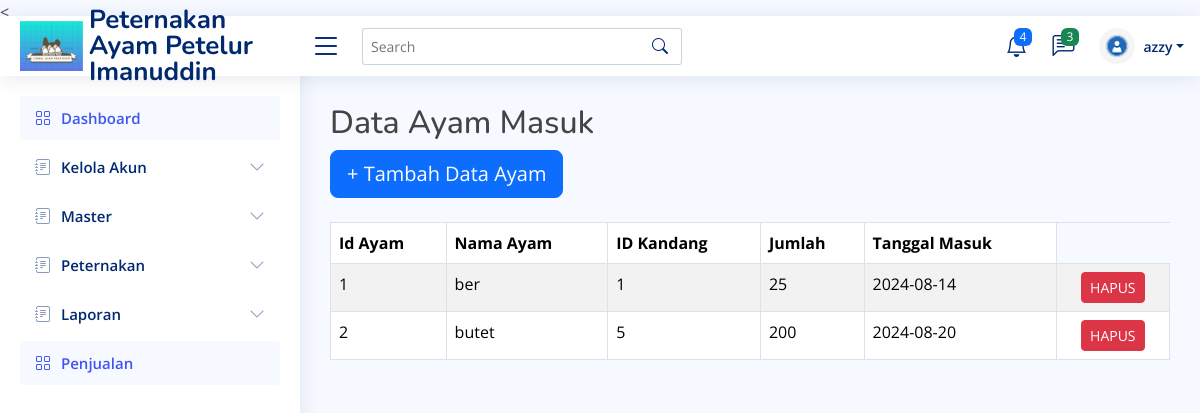
Page /ayam-masuk.php (signed in) on the committed database.
### tables this page shows
CREATE TABLE `ayam_masuk` (
  `nama_ayam` varchar(30) NOT NULL,
  `jumlah_ayam_masuk` int NOT NULL,
  `tanggalmasuk` date NOT NULL,
  `id_ayam_masuk` int NOT NULL,
  `id_kandang` int NOT NULL
);

### ayam-masuk.php (the view, shortened to what this page needs)
<!DOCTYPE html>
<html lang="en">
<head>
  <link href="assets/vendor/bootstrap/css/bootstrap.min.css" rel="stylesheet">
  <link href="assets/vendor/bootstrap-icons/bootstrap-icons.css" rel="stylesheet">
  <link href="assets/vendor/boxicons/css/boxicons.min.css" rel="stylesheet">
  <link href="assets/vendor/quill/quill.snow.css" rel="stylesheet">
  <link href="assets/vendor/quill/quill.bubble.css" rel="stylesheet">
  <link href="assets/vendor/remixicon/remixicon.css" rel="stylesheet">
  <link href="assets/vendor/simple-datatables/style.css" rel="stylesheet">
  <link href="assets/css/style.css" rel="stylesheet">
</head>
<body>
  <<?php
 include ('header.php');
 include ('sidebar.php');
 ?>
    <main id="main" class="main">
    <div class="pagetitle">
        <h2>Data Ayam Masuk</h2>
        <button type="button" class="btn btn-primary btn-lg" onclick="window.location.href='tambah-ayam.php'">+ Tambah Data Ayam </button>
        <br>
        <br>
        <table class="table table-striped table-bordered">
            <thead>
                <tr>
                    <th>Id Ayam</th>
                    <th>Nama Ayam</th>
                    <th>ID Kandang</th>
                    <th>Jumlah</th>
                    <th>Tanggal Masuk</th>
                  </tr>
                </thead>
                <tbody>
                  <?php
                      include('koneksi.php');
                      $query = mysqli_query($conn,"SELECT * FROM ayam_masuk");
                      while($row = mysqli_fetch_array($query)){
                  ?>
                  <tr>
                      <td><?php echo $row['id_ayam_masuk'] ?></td>
                      <td><?php echo $row['nama_ayam'] ?></td>
                      <td><?php echo $row['id_kandang'] ?></td>
                      <td><?php echo $row['jumlah_ayam_masuk'] ?></td>
                      <td><?php echo $row['tanggalmasuk'] ?></td>
                      <td class="text-center">
                        <a href="hapus-ayam.php?id_ayam_masuk=<?php echo $row['id_ayam_masuk'] ?>" class="btn btn-sm btn-danger">HAPUS</a>
                      </td>
                  </tr>
                <?php } ?>
                </tbody>
            </table>
        </div>
        </main>
    </body>
    </html>

### header.php (shortened to what this page needs)
<!DOCTYPE html>
<html lang="en">
<head>
  <link href="assets/vendor/bootstrap/css/bootstrap.min.css" rel="stylesheet">
  <link href="assets/vendor/bootstrap-icons/bootstrap-icons.css" rel="stylesheet">
  <link href="assets/vendor/boxicons/css/boxicons.min.css" rel="stylesheet">
  <link href="assets/vendor/quill/quill.snow.css" rel="stylesheet">
  <link href="assets/vendor/quill/quill.bubble.css" rel="stylesheet">
  <link href="assets/vendor/remixicon/remixicon.css" rel="stylesheet">
  <link href="assets/vendor/simple-datatables/style.css" rel="stylesheet">
  <link href="assets/css/style.css" rel="stylesheet">
</head>
<body>
<header id="header" class="header fixed-top d-flex align-items-center mt-3">
    <div class="d-flex align-items-center justify-content-between">
      <a href="index1.php" class="logo d-flex align-items-center">
        <img src="assets/img/logo1.jpg" alt="">
        <span class="d-none d-lg-block">Peternakan Ayam Petelur Imanuddin</span>
      </a>
      <i class="bi bi-list toggle-sidebar-btn"></i>
    </div>
    <div class="search-bar">
      <form class="search-form d-flex align-items-center" method="POST" action="#">
        <input type="text" name="query" placeholder="Search" title="Enter search keyword">
        <button type="submit" title="Search"><i class="bi bi-search"></i></button>
      </form>
    </div>
    <nav class="header-nav ms-auto">
      <ul class="d-flex align-items-center">
        <li class="nav-item dropdown">
          <a class="nav-link nav-icon" href="#" data-bs-toggle="dropdown">
            <i class="bi bi-bell"></i>
            <span class="badge bg-primary badge-number">4</span>
          </a>
        </li>
        <li class="nav-item dropdown">
          <a class="nav-link nav-icon" href="#" data-bs-toggle="dropdown">
            <i class="bi bi-chat-left-text"></i>
            <span class="badge bg-success badge-number">3</span>
          </a>
        </li>
        <li class="nav-item dropdown pe-3">
          <a class="nav-link nav-profile d-flex align-items-center pe-0" href="#" data-bs-toggle="dropdown">
            <img src="assets/img/default.jpg" alt="Profile" class="rounded-circle">
            <span class="d-none d-md-block dropdown-toggle ps-2"><?php echo $_SESSION['namalengkap']; ?></span>
          </a>
        </li>
      </ul>
    </nav>
  </header>
  </body>

### sidebar.php (shortened to what this page needs)
<!DOCTYPE html>
<html lang="en">
<head>
  <link href="assets/vendor/bootstrap/css/bootstrap.min.css" rel="stylesheet">
  <link href="assets/vendor/bootstrap-icons/bootstrap-icons.css" rel="stylesheet">
  <link href="assets/vendor/boxicons/css/boxicons.min.css" rel="stylesheet">
  <link href="assets/vendor/quill/quill.snow.css" rel="stylesheet">
  <link href="assets/vendor/quill/quill.bubble.css" rel="stylesheet">
  <link href="assets/vendor/remixicon/remixicon.css" rel="stylesheet">
  <link href="assets/vendor/simple-datatables/style.css" rel="stylesheet">
  <link href="assets/css/style.css" rel="stylesheet">
</head>
<body>
<aside id="sidebar" class="sidebar">
    <ul class="sidebar-nav" id="sidebar-nav">
      <li class="nav-item mt-3">
        <a class="nav-link " href="index1.php">
          <i class="bi bi-grid"></i>
          <span>Dashboard</span>
        </a>
      </li>
      <li class="nav-item">
        <a class="nav-link collapsed" data-bs-target="#forms-nav" data-bs-toggle="collapse" href="#">
          <i class="bi bi-journal-text"></i><span>Kelola Akun</span><i class="bi bi-chevron-down ms-auto"></i>
        </a>
      </li>
      <li class="nav-item">
        <a class="nav-link collapsed" data-bs-target="#forms-nav" data-bs-toggle="collapse" href="#">
          <i class="bi bi-journal-text"></i><span>Master</span><i class="bi bi-chevron-down ms-auto"></i>
        </a>
      </li>
      <li class="nav-item">
        <a class="nav-link collapsed" data-bs-target="#forms-nav" data-bs-toggle="collapse" href="#">
          <i class="bi bi-journal-text"></i><span>Peternakan</span><i class="bi bi-chevron-down ms-auto"></i>
        </a>
      </li>
      <li class="nav-item">
        <a class="nav-link collapsed" data-bs-target="#forms-nav" data-bs-toggle="collapse" href="#">
          <i class="bi bi-journal-text"></i><span>Laporan</span><i class="bi bi-chevron-down ms-auto"></i>
        </a>
  </li>
</ul>
      <li class="nav-item">
        <a class="nav-link " href="index3.php">
          <i class="bi bi-grid"></i>
          <span>Penjualan</span>
        </a>
  </aside>
</body>

### assets/css/style.css (style rules this page uses)
:root { scroll-behavior: smooth; }
body { font-family: "Open Sans", sans-serif; background: #f6f9ff; color: #444444; }
a { color: #4154f1; text-decoration: none; }
h1, h2, h3, h4, h5, h6 { font-family: "Nunito", sans-serif; }
#main { margin-top: 60px; padding: 20px 30px; transition: all 0.3s; }
.pagetitle { margin-bottom: 10px; }
.logo { line-height: 1; }
@media (min-width: 1200px) { .logo { width: 280px; } }
.logo img { height: 50px; width: auto; margin-right: 6px; }
.logo span { font-size: 26px; font-weight: 700; color: #012970; font-family: "Nunito", sans-serif; }
.header { transition: all 0.5s; z-index: 997; height: 60px; box-shadow: 0px 2px 20px rgba(1, 41, 112, 0.1); background-color: #fff; padding-left: 20px; }
.header .toggle-sidebar-btn { font-size: 32px; padding-left: 10px; cursor: pointer; color: #012970; }
.header .search-bar { min-width: 360px; padding: 0 20px; }
.header .search-form { width: 100%; }
.header .search-form input { border: 0; font-size: 14px; color: #012970; border: 1px solid rgba(1, 41, 112, 0.2); padding: 7px 38px 7px 8px; border-radius: 3px; transition: 0.3s; width: 100%; }
.header .search-form button { border: 0; padding: 0; margin-left: -30px; background: none; }
.header .search-form button i { color: #012970; }
.header-nav ul { list-style: none; }
.header-nav>ul { margin: 0; padding: 0; }
.header-nav .nav-icon { font-size: 22px; color: #012970; margin-right: 25px; position: relative; }
.header-nav .nav-profile { color: #012970; }
.header-nav .nav-profile img { max-height: 36px; }
.header-nav .nav-profile span { font-size: 14px; font-weight: 600; }
.header-nav .badge-number { position: absolute; inset: -2px -5px auto auto; font-weight: normal; font-size: 12px; padding: 3px 6px; }
.sidebar { position: fixed; top: 60px; left: 0; bottom: 0; width: 300px; z-index: 996; transition: all 0.3s; padding: 20px; overflow-y: auto; scrollbar-width: thin; scrollbar-color: #aab7cf transparent; box-shadow: 0px 0px 20px rgba(1, 41, 112, 0.1); background-color: #fff; }
@media (min-width: 1200px) { #main, #footer { margin-left: 300px; } }
.sidebar-nav { padding: 0; margin: 0; list-style: none; }
.sidebar-nav li { padding: 0; margin: 0; list-style: none; }
.sidebar-nav .nav-item { margin-bottom: 5px; }
.sidebar-nav .nav-link { display: flex; align-items: center; font-size: 15px; font-weight: 600; color: #4154f1; transition: 0.3; background: #f6f9ff; padding: 10px 15px; border-radius: 4px; }
.sidebar-nav .nav-link i { font-size: 16px; margin-right: 10px; color: #4154f1; }
.sidebar-nav .nav-link.collapsed { color: #012970; background: #fff; }
.sidebar-nav .nav-link.collapsed i { color: #899bbd; }
.sidebar-nav .nav-link .bi-chevron-down { margin-right: 0; transition: transform 0.2s ease-in-out; }

### rows in the picture
ayam_masuk: id_ayam_masuk "1", nama_ayam "ber", id_kandang "1", jumlah_ayam_masuk "25", tanggalmasuk "2024-08-14"
ayam_masuk: id_ayam_masuk "2", nama_ayam "butet", id_kandang "5", jumlah_ayam_masuk "200", tanggalmasuk "2024-08-20"

### other values in the picture
$_SESSION['namalengkap'] "azzy"
